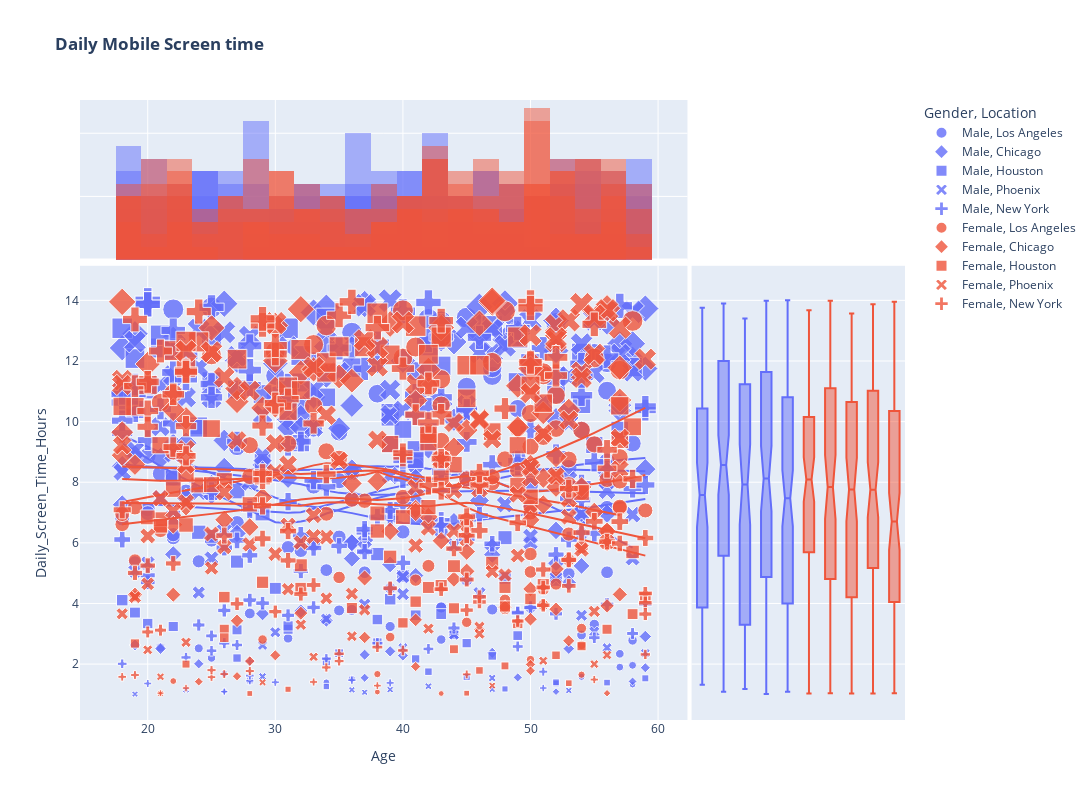

The code cell stored with this chart in its notebook:
### Markdown cell above
<a id="32"></a>
### <div style="text-align:left; border-radius:15px; padding:20px; color:Black; margin:0; font-size:100%; font-family:Arial; background-color:#48cae4; overflow:hidden"><b>⚡ 2. Daily Mobile Screen time </b>
<a href="#table-of-contents" style="font-family: Arial, sans-serif; font-size: 15px; background-color: #7b2cbf; color: #ffffff; padding: 7px 15px; text-decoration: none; border-radius: 15px;">
        [Table of Content 📜⬆️]
</a>
</div>

### Code cell
fig = px.scatter(
    df,
    x='Age',  
    y='Daily_Screen_Time_Hours', 
    color='Gender', 
    size='Daily_Screen_Time_Hours', 
    symbol='Location',  # Column name as string
    opacity=0.8,
    size_max=15,  
    marginal_x='histogram',  
    marginal_y='box',  
    trendline='lowess', 
    height=800,
    width=2000,
    title='<b>Daily Mobile Screen time </b>'
    
)


fig.show()
